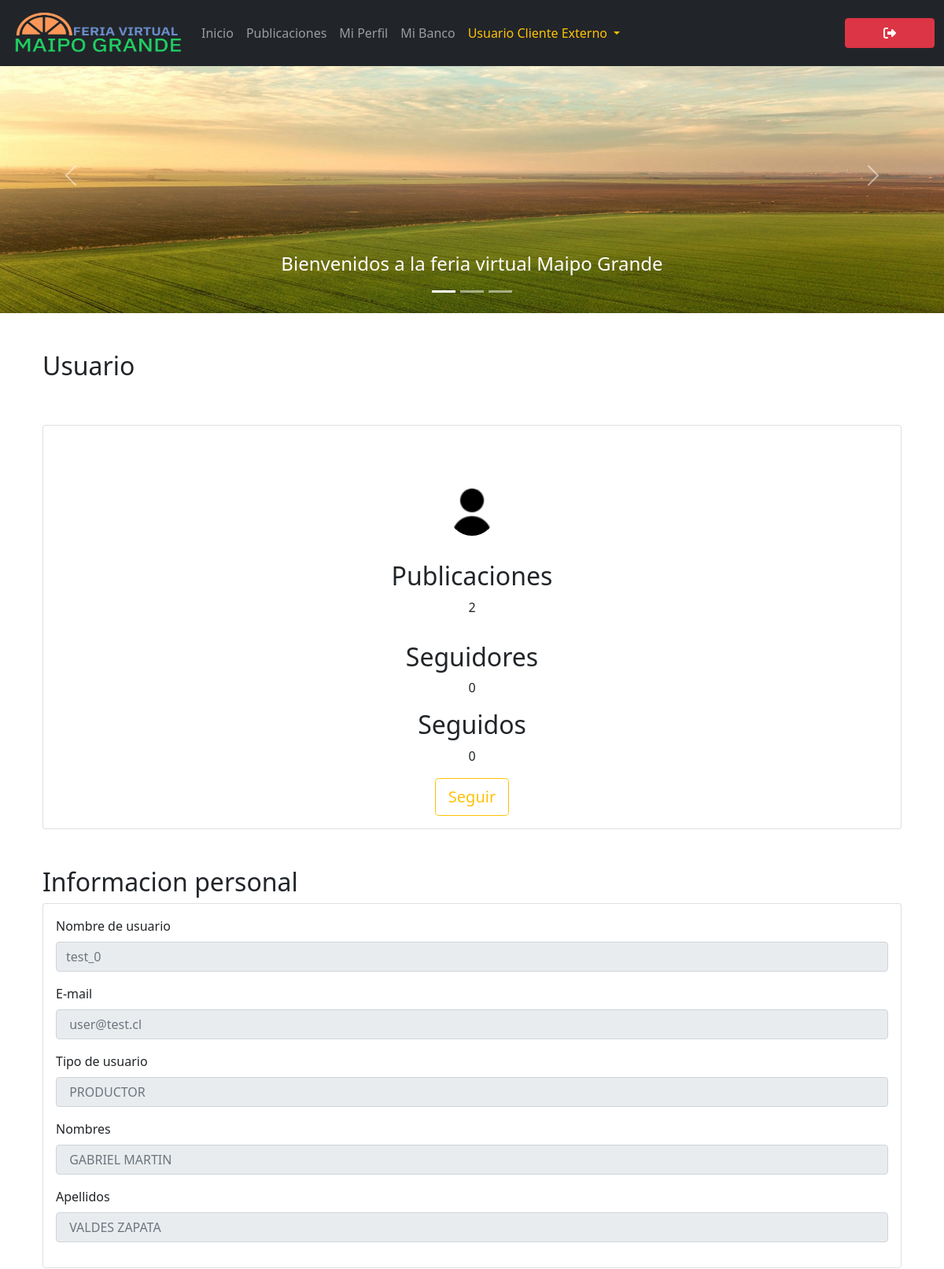
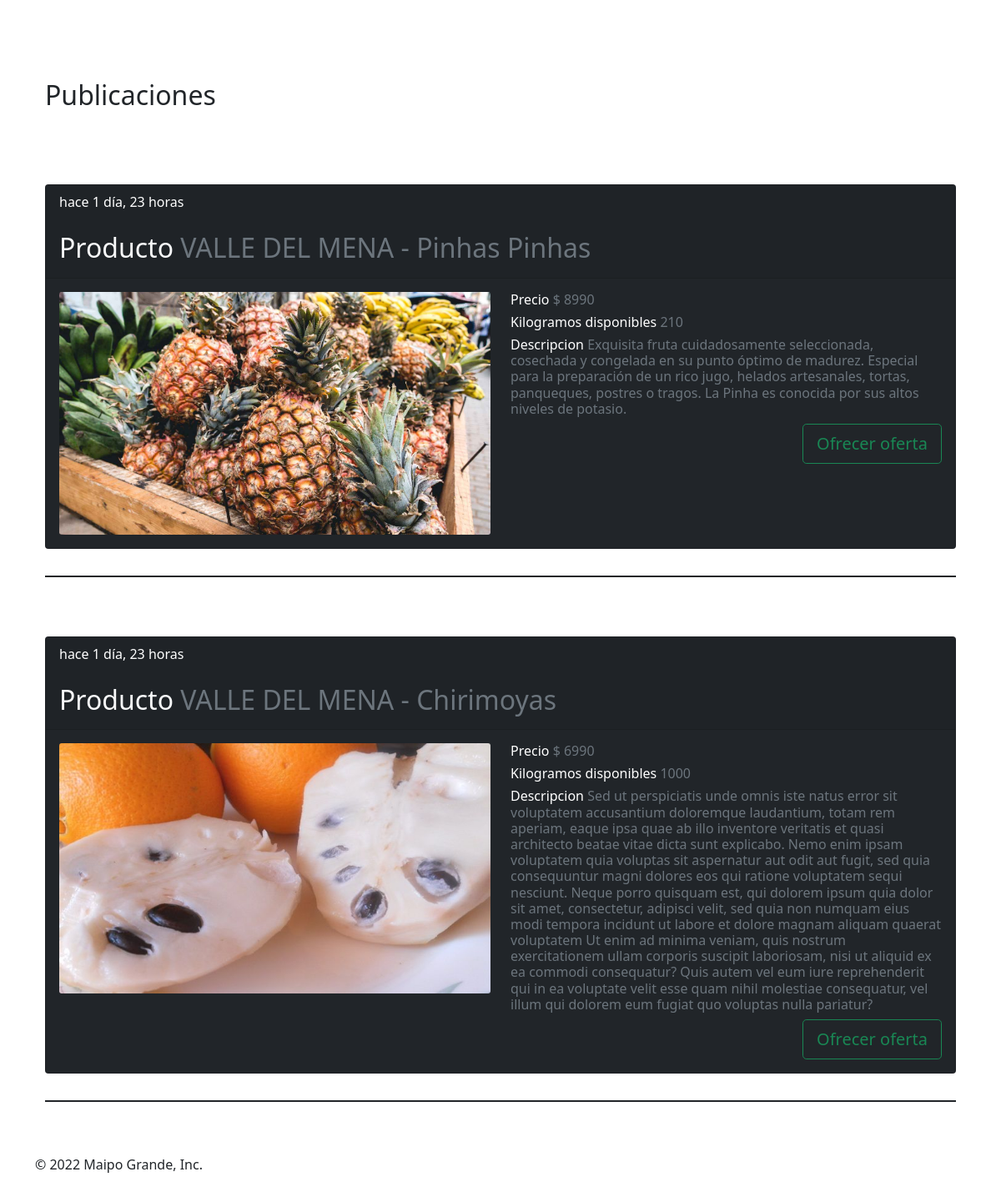
/profile/test_0/ (signed in), run on the app's committed database (2 pictures, top to bottom).
### maipogrande/models.py (models this page shows, shortened)
class CustomUser(AbstractUser):
	type = models.CharField(max_length = 15, choices = USER_TYPE, default = '')
	country = models.CharField(max_length = 20, choices = COUNTRY, default = '')

class Profile(models.Model):
	user = models.OneToOneField(CustomUser, on_delete = models.CASCADE)
	image = models.ImageField(default = 'user.png')
	def following(self):
		user_ids = Relationship.objects.filter(from_user = self.user).values_list('to_user_id', flat = True)
		return CustomUser.objects.filter(id__in = user_ids)
	def followers(self):
		user_ids = Relationship.objects.filter(to_user = self.user).values_list('from_user_id', flat = True)
		return CustomUser.objects.filter(id__in = user_ids)

class Post(models.Model):
	timestamp = models.DateTimeField(default = timezone.localtime(timezone.now()).strftime("%Y-%m-%d %H:%M:%S"))
	user = models.ForeignKey(CustomUser, on_delete=models.CASCADE, related_name='posts')
	title = models.CharField(max_length=300, blank = True)
	description = models.TextField(max_length=1000, blank = True)
	price = models.IntegerField(validators = [MinValueValidator(1000), MaxValueValidator(1000000000)])
	quantity = models.IntegerField(validators = [MinValueValidator(1), MaxValueValidator(1000)])
	image = models.ImageField(upload_to='media/post/', null=True)
	class Meta:
		ordering = ['-timestamp', 'price']

### maipogrande/views.py (the view)
# urls.py: path('profile/<str:username>/', views.profile, name='profile'),
@login_required
def profile(request, username = None):
	current_user = request.user
	if username != current_user:
		user = CustomUser.objects.get(username=username)
		posts = user.posts.all()
	else:
		posts = current_user.posts.all()
		user = current_user
	return render(request, 'profile.html', {'user':user, 'posts':posts})

### maipogrande/templates/profile.html (shortened to what this page needs)
{% extends './feed.html' %}
{% load static %}
{% load humanize %}
{% block content %}
<div class="row">
    <br></br>
    <div class="table-responsive py-4">
        <div class="col-sm-12 col-md-12 col-lg-4 col-xl-12">
            <h2 class ="h2 text-start text-dark">Usuario</h2>
            <br></br>
            <div class="card">
                <br></br>
                <div class="card-body">
                    <div>
                        <div class="card-body">
                            <img class="rounded-circle" src="{{ user.profile.image.url }}" alt="" width="60" height="60">
                        </div>
                        <div class="card-body">
                            <h2 class ="h2" id="username" class="text-start text-light">Publicaciones</h2>
                            <p>{{ user.posts.count }}</p>
                        </div>
                        <div>
                            <h2 class ="h2" id="username" class="text-start text-light">Seguidores</h2>
                            <p>{{ user.profile.followers.count }}</p>
                        </div>
                        <div>
                            <h2 class ="h2" id="username" class="text-start text-light">Seguidos</h2>
                            <p>{{ user.profile.following.count }}</p>
                        </div>
                        {% if request.user.is_authenticated %}
                        {% if user.username != request.user.username %}
                            {% if user not in request.user.profile.following %}
                            <div>
                                <a class="btn btn-outline-warning btn-lg" href="{% url 'follow' user %}" role="button">Seguir</a>
                            </div>
                            {% else %}
                            <div>
                                <a class="btn btn-outline-danger btn-lg" href="{% url 'unfollow' user %}" role="button">Dejar de seguir</a>
                            </div>
                            {% endif %}
                        {% endif %}
                        {% endif %}
                        </div>
                    </div>
                </div>
            </div>
        </div>
        <br></br>
        <br></br>
        <div class="col-12">
            <h2 class ="h2 text-start text-dark">Informacion personal</h2>
            <div class="card">
                <div class="card-body">
                    <div class="row">
                        <div class="col-sm-12 col-md-6 col-lg-8 col-xl-12">
                            <form>
                                <fieldset disabled>
                                    <div class="mb-3">
                                        <label for="username" class="form-label">Nombre de usuario</label>
                                        <input type="text" id="username" class="form-control" placeholder="{{ user.username }}">
                                    </div>
                                    <div class="mb-3">
                                        <label for="email" class="form-label">E-mail</label>
                                        <input type="text" id="email" class="form-control" placeholder=" {{ user.email }}">
                                    </div>
                                    <div class="mb-3">
                                        <label for="type" class="form-label">Tipo de usuario</label>
                                        <input type="text" id="type" class="form-control" placeholder=" {{ user.type }}">
                                    </div>
                                    <div class="mb-3">
                                        <label for="first_name" class="form-label">Nombres</label>
                                        <input type="text" id="first_name" class="form-control" placeholder=" {{ user.first_name }}">
                                    </div>
                                    <div class="mb-3">
                                        <label for="last_name" class="form-label">Apellidos</label>
                                        <input type="text" id="last_name" class="form-control" placeholder=" {{ user.last_name }}">
                                    </div>
                                </fieldset>
                            </form>
                        </div>
                    </div>
                </div>
            </div>
        </div>
    </div>
    <br></br>
    <br></br>
    <div class="col-12">
        <h2 class ="h2 text-start text-dark">Publicaciones</h2>
        <br></br>
        {% for post in posts %}
        <div class="table-responsive py-4">
            <table class="table table-striped">
                <thead>
                    <tr>
                        <th></th>
                    </tr>
                </thead>
                <tbody>
                    <tr>
                        <div class="container-article">
                            <div>
                                <div class="card text-white bg-dark mb-3" style="max-width: 100%;">
                                    <div class="card-header">
                                        <time data-time="#">{{ post.timestamp|naturaltime }}</time>
                                        <br></br>
                                        <h2 class="h2 text-start text-light">Producto <span class="text-muted">{{ post.title }}</span></h2>
                                    </div>
                                    <div class="card-body">
                                        <div class="row">
                                            <div class="col-sm">
                                                <div class="col-12">
                                                    {% if post.image %}
                                                    <img class="card-img img-fluid" src="{{ post.image.url }}" alt="" style="max-width : 600px; max-height : 300px">
                                                    {% endif %}
                                                </div>
                                            </div>
                                            <div class="col-sm">
                                                <h6 class="h6 text-start">Precio <span class="text-muted"> $ {{ post.price }}</span></h6>
                                                <h6 class="h6 text-start">Kilogramos disponibles <span class="text-muted">{{ post.quantity }}</span></h6>
                                                <h6 class="h6 text-start">Descripcion <span class="text-muted">{{ post.description }}</span></h6>
                                                <div class="d-flex flex-row-reverse">
                                                    <form>
                                                        {% if request.user.type == "CLIENTE INTERNO" %}
                                                        <button class="btn btn-outline-success btn-lg" type="submit"formaction="{% url 'profile' post.user.username %}">Ofrecer oferta</button>
                                                        {% elif request.user.type == "CLIENTE EXTERNO" %}
                                                        <button class="btn btn-outline-success btn-lg" type="submit"formaction="{% url 'profile' post.user.username %}">Ofrecer oferta</button>
                                                        {% endif %}
                                                    </form>
                                                </div>
                                            </div>
                                        </div>
                                    </div>
                                </div>
                            </div>
                        </div>
                    </tr>
                </tbody>
            </table>
        </div>
        {% endfor %}
    </div>
</div>
{% endblock %}

### maipogrande/static/css/style.css (style rules this page uses)
body { padding-top: 3rem; padding-bottom: 3rem; color: #5a5a5a; min-height: 100%; }
.marketing .col-lg-4 { margin-bottom: 1.5rem; text-align: center; }
.marketing h2 { font-weight: 400; }
.marketing .col-lg-4 p { margin-right: .75rem; margin-left: .75rem; }

### maipogrande/templates/base.html (style rules this page uses)
:root { --bs-primary: brown; }

### data on the page
CustomUser: profile.image (placeholder picture), posts.count "2", profile.followers.count "0", profile.following.count "0", username "test_0", email "user@test.cl", type "PRODUCTOR", first_name "GABRIEL MARTIN", last_name "VALDES ZAPATA"
Post: timestamp "hace 1 día, 23 horas", title "VALLE DEL MENA - Pinhas Pinhas", image (picture), price "8990", quantity "210", description "Exquisita fruta cuidadosamente seleccionada, cosechada y congelada en su punto óptimo de madurez. Especial para la preparación de un rico jugo, helados artesanales, tortas, panqueques, postres o tragos. La Pinha es conocida por sus altos niveles de potasio."
Post: timestamp "hace 1 día, 23 horas", title "VALLE DEL MENA - Chirimoyas", image (picture), price "6990", quantity "1000", description "Sed ut perspiciatis unde omnis iste natus error sit voluptatem accusantium doloremque laudantium, totam rem aperiam, eaque ipsa quae ab illo inventore veritatis et quasi architecto beatae vitae dicta sunt explicabo. Nemo enim ipsam voluptatem quia voluptas sit aspernatur aut odit aut fugit, sed quia consequuntur magni dolores eos qui ratione voluptatem sequi nesciunt. Neque porro quisquam est, qui dolorem ipsum quia dolor sit amet, consectetur, adipisci velit, sed quia non numquam eius modi tempora incidunt ut labore et dolore magnam aliquam quaerat voluptatem Ut enim ad minima veniam, quis nostrum exercitationem ullam corporis suscipit laboriosam, nisi ut aliquid ex ea commodi consequatur?…"
